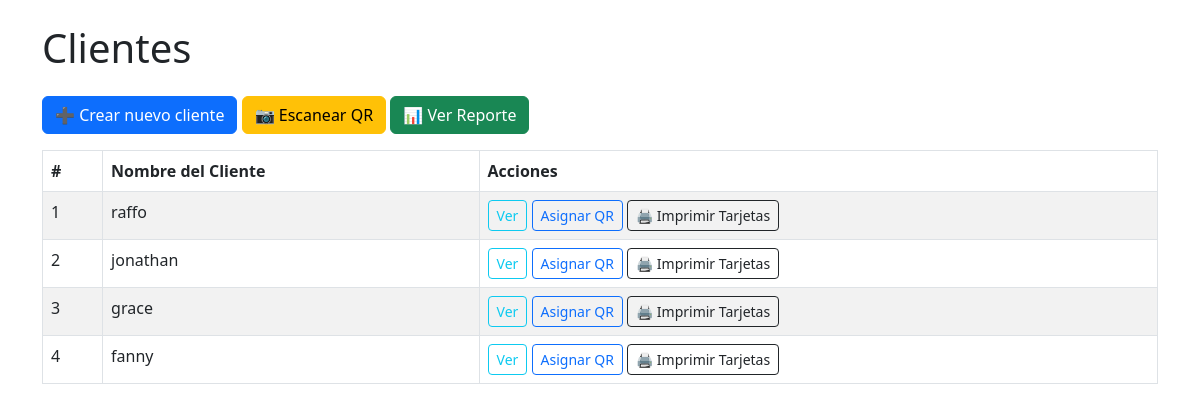
The page / on the database its author committed.
### app.py (models this page shows)
class Cliente(db.Model):
    id = db.Column(db.Integer, primary_key=True)
    nombre = db.Column(db.String(100), nullable=False)
    codigos = db.relationship('CodigoQR', backref='cliente', lazy=True)

### app.py (the view)
@app.route('/')
def index():
    clientes = Cliente.query.all()
    return render_template('index.html', clientes=clientes)

### templates/index.html (shortened to what this page needs)
<!DOCTYPE html>
<html lang="es">
<head>
    <link href="https://cdn.jsdelivr.net/npm/bootstrap@5.3.0/dist/css/bootstrap.min.css" rel="stylesheet">
</head>
<body class="p-4">
<div class="container">
    <h1 class="mb-4">Clientes</h1>
    <div class="mb-3">
        <a href="{{ url_for('crear_cliente') }}" class="btn btn-primary">➕ Crear nuevo cliente</a>
        <a href="{{ url_for('escanear') }}" class="btn btn-warning">📷 Escanear QR</a>
        <a href="{{ url_for('reporte') }}" class="btn btn-success">📊 Ver Reporte</a>
    </div>
    {% if clientes %}
    <table class="table table-bordered table-striped">
        <thead>
            <tr>
                <th>#</th>
                <th>Nombre del Cliente</th>
                <th>Acciones</th>
            </tr>
        </thead>
        <tbody>
            {% for cliente in clientes %}
            <tr>
                <td>{{ loop.index }}</td>
                <td>{{ cliente.nombre }}</td>
                <td>
                    <a href="{{ url_for('ver_cliente', cliente_id=cliente.id) }}" class="btn btn-outline-info btn-sm">Ver</a>
                    <a href="{{ url_for('asignar_qr', cliente_id=cliente.id) }}" class="btn btn-outline-primary btn-sm">Asignar QR</a>
                    <a href="{{ url_for('imprimir_cliente', cliente_id=cliente.id) }}" class="btn btn-outline-dark btn-sm" target="_blank">🖨 Imprimir Tarjetas</a>
                </td>
            </tr>
            {% endfor %}
        </tbody>
    </table>
    {% else %}
        <p>No hay clientes registrados aún.</p>
    {% endif %}
</div>
</body>
</html>

### rows shown on the page
Cliente: nombre "raffo"
Cliente: nombre "jonathan"
Cliente: nombre "grace"
Cliente: nombre "fanny"
